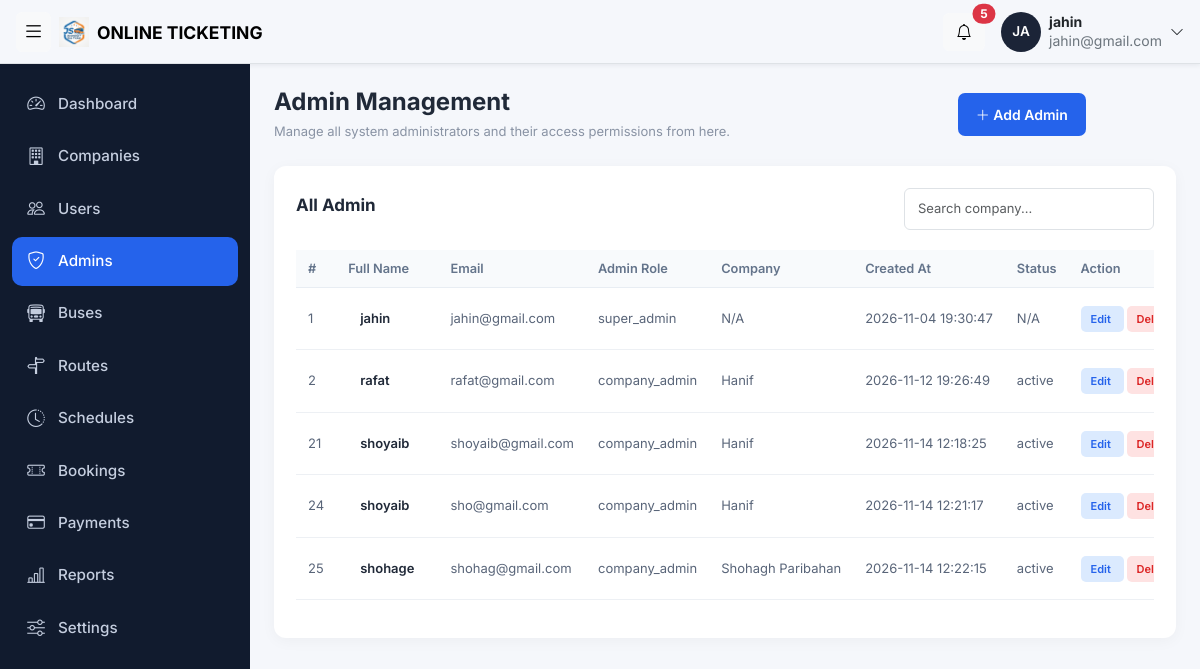
/admin/admin.php (signed in), run on the app's committed database.
### tables this page shows
CREATE TABLE `users` (
  `user_id` int(11) NOT NULL,
  `name` varchar(100) NOT NULL,
  `email` varchar(100) NOT NULL,
  `phone` varchar(20) NOT NULL,
  `password` varchar(255) NOT NULL,
  `role` enum('super_admin','company_admin','customer') NOT NULL,
  `company_id` int(11) DEFAULT NULL,
  `created_at` timestamp NOT NULL DEFAULT current_timestamp() ON UPDATE current_timestamp()
);

CREATE TABLE `bus_companies` (
  `company_id` int(11) NOT NULL,
  `company_name` varchar(100) NOT NULL,
  `email` varchar(100) NOT NULL,
  `phone` varchar(20) NOT NULL,
  `address` text NOT NULL,
  `status` enum('active','inactive') NOT NULL,
  `created_at` timestamp NOT NULL DEFAULT current_timestamp() ON UPDATE current_timestamp()
);

### function/admin.php (called while the page is built)
<?php
$sql = "SELECT users.*,
                bus_companies.company_name,
                bus_companies.status AS company_status
        FROM users
        LEFT JOIN bus_companies
        ON users.company_id = bus_companies.company_id
        WHERE users.role IN ('super_admin', 'company_admin')";
$result = $conn->query($sql);
?>

### admin/admin.php (the view, shortened to what this page needs)
<?php
include '../config/db.php';
    include '../function/admin.php';
?>
<!DOCTYPE html>
<html lang="bn">
<head>
    <?php
include '../includes/admin_css.php';
?>
</head>
<body>
<?php
include '../includes/topbar.php';
?>
    <div class="layout">
         <?php
include '../includes/adminbar.php';
?>
      <div class="container-fluid py-4 px-4">
    <div class="page-header">
        <div>
            <h3>Admin Management</h3>
            <p>Manage all system administrators and their access permissions from here.</p>
        </div>
        <button class="btn-add" id="openForm">
            <i class="bi bi-plus-lg"></i> Add Admin
        </button>
    </div>
    <div class="company-card">
        <div class="table-header">
            <h5>All Admin</h5>
            <input type="text" id="searchInput"
                   class="form-control search-box"
                   placeholder="Search company...">
        </div>
        <div class="table-responsive">
            <table class="table company-table" id="companyTable">
                <thead>
                    <tr>
                        <th>#</th>
                        <th>Full Name</th>
                        <th>Email</th>
                        <th>Admin Role</th>
                        <th>Company</th>
                        <th>Created At</th>
                        <th>Status</th>
                        <th>Action</th>
                    </tr>
                </thead>
                <tbody>
                    <?php
                    while($row = $result->fetch_assoc() ){
                    ?>
            <tr>
        <td><?php echo $row['user_id']; ?></td>
    <td>
        <div class="company-name">
        <?php echo $row['name']; ?>
        </div>
    </td>
    <td>
        <?php echo $row['email']; ?>
    </td>
    <td>
        <?php echo $row['role']; ?>
    </td>
    <td>
         <?php echo $row['company_name']?? 'N/A'; ?>
    </td>
    <td>
         <?php echo $row['created_at']; ?>
</td>
<td>
    <?php echo $row['company_status']?? 'N/A'; ?>
    </td>
    <td>
       <a class="action-btn edit">
    Edit
</a>
        <a
    class="action-btn delete">
    Delete
       </a>
    </td>
</tr>
<?php
};
?>
</tbody>
            </table>
        </div>
    </div>
</div>
</body>
</html>

### assets/css/admin.css (style rules this page uses)
:root { --topbar-h: 64px; --sidebar-w: 250px; --sidebar-w-collapsed: 72px; --brand: #2563eb; --ink: #1b2437; --bg: #f4f6fa; }
body { background: var(--bg); color: var(--ink); font-family: "Inter", "Nirmala UI", system-ui, sans-serif; }
.search-box { position: relative; flex: 1; max-width: 460px; }
.layout { display: flex; min-height: calc(100vh - var(--topbar-h)); margin-top: var(--topbar-h); }
.layout > .sidebar + * { flex: 1; min-width: 0; margin-left: var(--sidebar-w); transition: margin-left .25s ease; }
.table th { font-size: .8rem; color: #5b6679; white-space: nowrap; }
.table td { white-space: nowrap; }

### assets/css/companies.css (style rules this page uses)
body { background: #f5f7fb; font-family: 'Inter', sans-serif; color: #202938; }
.page-header { display: flex; justify-content: space-between; align-items: center; margin-bottom: 25px; width: 90%; }
.page-header h3 { font-size: 24px; font-weight: 700; margin-bottom: 5px; }
.page-header p, .form-heading p { color: #8993a4; font-size: 13px; margin: 0; }
.btn-add { background: #2563eb; color: white; border: none; padding: 11px 18px; border-radius: 7px; font-size: 14px; font-weight: 600; }
.company-card { background: white; border-radius: 12px; padding: 22px; box-shadow: 0 3px 15px rgba(0,0,0,0.04); }
.table-header { display: flex; justify-content: space-between; align-items: center; margin-bottom: 20px; }
.table-header h5 { font-size: 17px; font-weight: 700; }
.search-box { max-width: 250px; font-size: 13px; padding: 10px 13px; }
.company-table { vertical-align: middle; font-size: 13px; width: 100%; }
.company-table thead th { background: #f8fafc; color: #64748b; font-weight: 600; padding: 9px 12px; white-space: nowrap; border-bottom: 1px solid #e8edf3; }
.company-table tbody td { padding: 9px 12px; color: #596579; border-bottom: 1px solid #edf0f4; }
.company-name { color: #202938; font-weight: 600; padding: 12px; }
.action-btn { border: none; padding: 6px 10px; border-radius: 5px; font-size: 11px; font-weight: 600; margin-right: 3px; }
.edit { background: #dbeafe; color: #2563eb; }
.delete { background: #fee2e2; color: #dc2626; text-decoration: none; }
a { text-decoration: none; }

### assets/css/adminbar.css (style rules this page uses)
body { background: #f5f7fb; font-family: 'Inter', sans-serif; color: #202938; }
.page-header { display: flex; justify-content: space-between; align-items: center; margin-bottom: 25px; }
.page-header h3 { font-size: 24px; font-weight: 700; margin-bottom: 5px; }
.page-header p, .form-heading p { color: #8993a4; font-size: 13px; margin: 0; }
.btn-add { background: #2563eb; color: white; border: none; padding: 11px 18px; border-radius: 7px; font-size: 14px; font-weight: 600; }
.company-card { background: white; border-radius: 12px; padding: 22px; box-shadow: 0 3px 15px rgba(0,0,0,0.04); }
.table-header { display: flex; justify-content: space-between; align-items: center; margin-bottom: 20px; }
.table-header h5 { font-size: 17px; font-weight: 700; }
.search-box { max-width: 250px; font-size: 13px; padding: 10px 13px; }
.company-table { vertical-align: middle; font-size: 13px; width: 100%; }
.company-table thead th { background: #f8fafc; color: #64748b; font-weight: 600; padding: 9px 12px; white-space: nowrap; border-bottom: 1px solid #e8edf3; }
.company-table tbody td { padding: 9px 12px; color: #596579; border-bottom: 1px solid #edf0f4; }
.company-name { color: #202938; font-weight: 600; padding: 12px; }
.action-btn { border: none; padding: 6px 10px; border-radius: 5px; font-size: 11px; font-weight: 600; margin-right: 3px; }
.edit { background: #dbeafe; color: #2563eb; text-decoration: none; }
.delete { background: #fee2e2; color: #dc2626; text-decoration: none; }
a { text-decoration: none; }

### data on the page
users: user_id "1", name "jahin", email "jahin@gmail.com", role "super_admin", company_name "N/A", created_at "2026-11-04 19:30:47", company_status "N/A"
users: user_id "2", name "rafat", email "rafat@gmail.com", role "company_admin", company.company_name "Hanif", created_at "2026-11-12 19:26:49", company.status "active"
users: user_id "21", name "shoyaib", email "shoyaib@gmail.com", role "company_admin", company.company_name "Hanif", created_at "2026-11-14 12:18:25", company.status "active"
users: user_id "24", name "shoyaib", email "sho@gmail.com", role "company_admin", company.company_name "Hanif", created_at "2026-11-14 12:21:17", company.status "active"
users: user_id "25", name "shohage", email "shohag@gmail.com", role "company_admin", company.company_name "Shohagh Paribahan", created_at "2026-11-14 12:22:15", company.status "active"

### other printed values
substr($_SESSION['name'], 0, 2) "JA"
$_SESSION['name'] "jahin"
$_SESSION['email'] "jahin@gmail.com"
